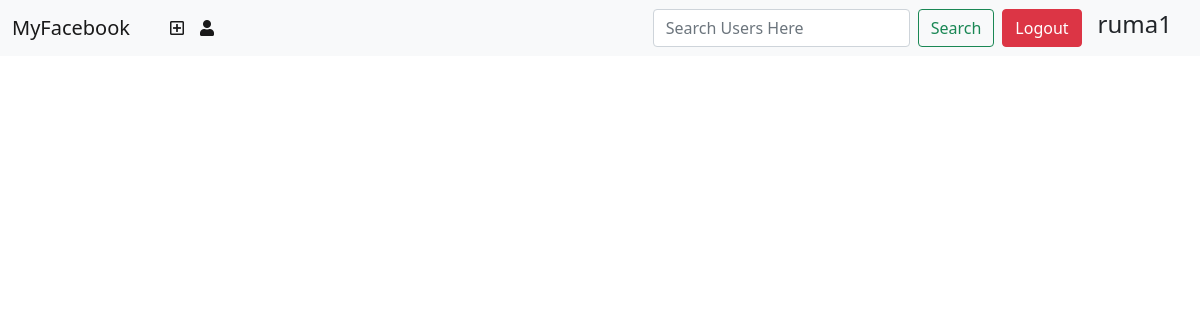
The page / (signed in) on the database as committed earlier.
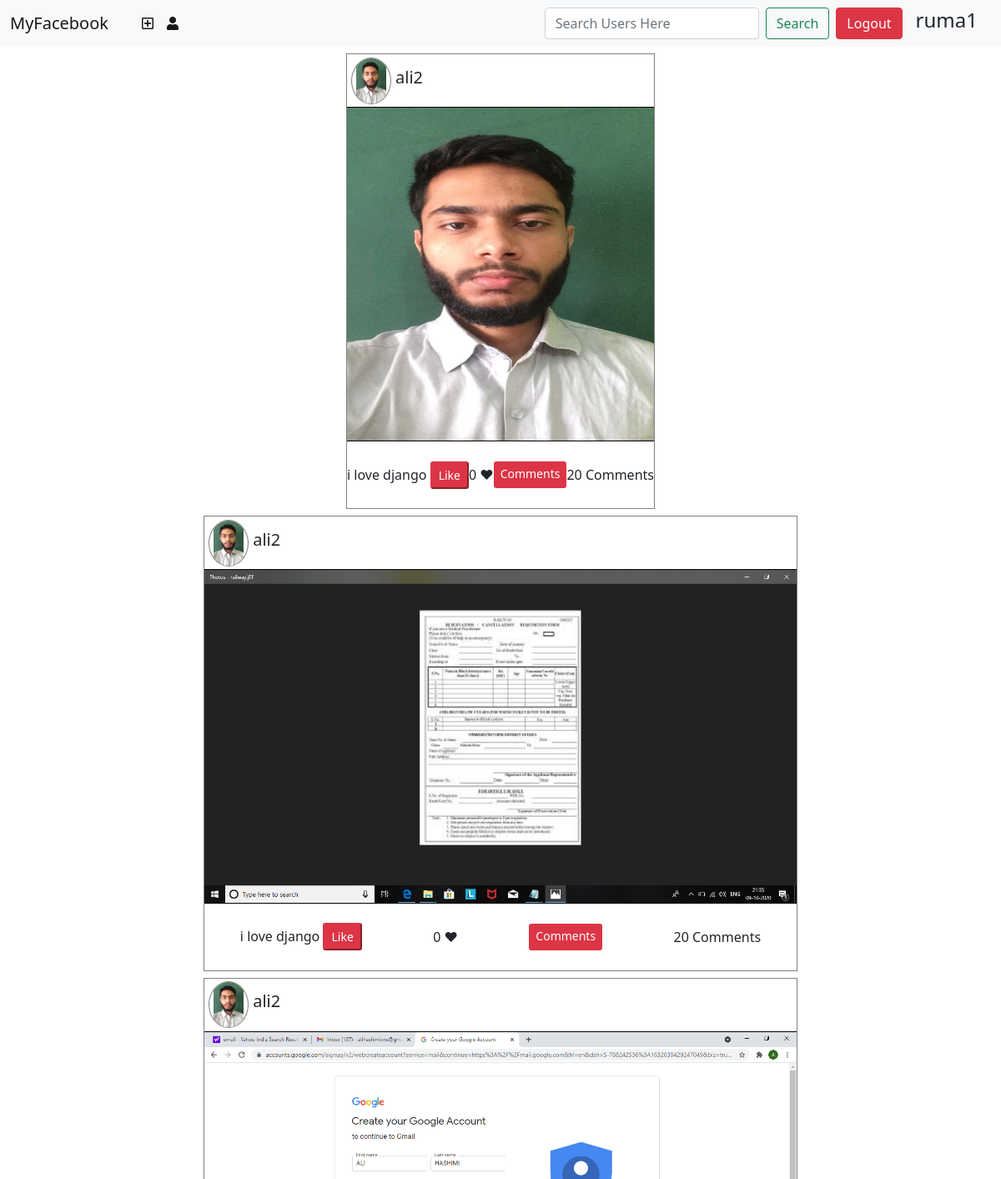
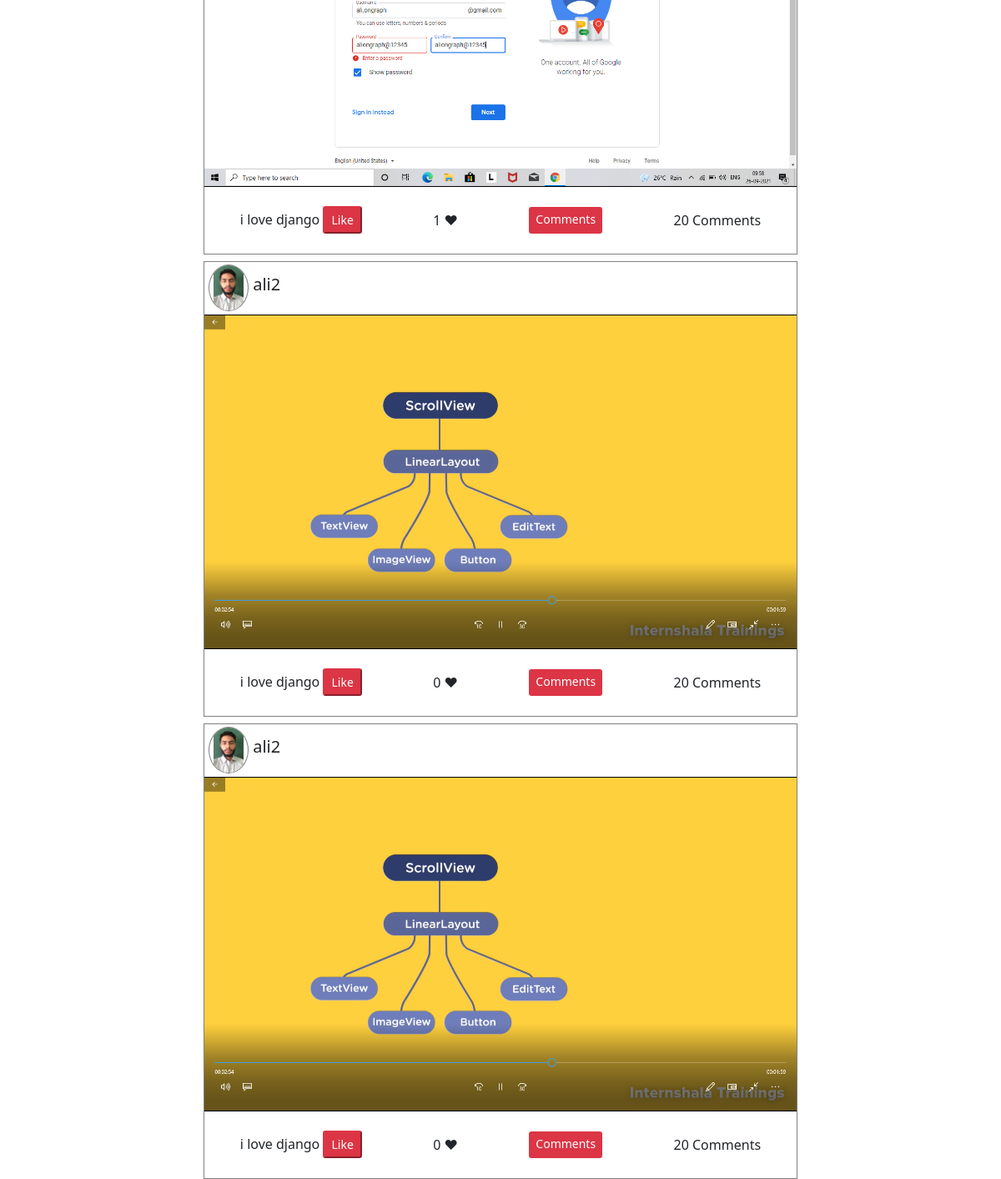
The same page on the database as committed later (2 pictures, top to bottom).
### myfaceapp/models.py (models this page shows)
class Post(models.Model):
    post = models.ImageField(upload_to="posts")
    profileuser = models.ForeignKey(profilemodel,related_name="profile",on_delete=models.CASCADE)
    likes = models.ManyToManyField(User,related_name="likes",blank=True,null=True)
    user = models.ForeignKey(User, on_delete=models.CASCADE)

class profilemodel(models.Model):
    image = models.ImageField(upload_to="ProfilePics")
    bio = models.CharField(max_length=200)
    followers = models.ManyToManyField(User,related_name='followers',blank=True,null=True)
    following  = models.ManyToManyField(User,blank=True,null=True)
    user = models.OneToOneField(User,on_delete=models.CASCADE,related_name="user")

### myfaceapp/views.py (the view)
# urls.py: path("",views.index,name="index"),
def index(request):
    if request.user.is_authenticated:
        post = Post.objects.filter(profileuser__followers=request.user)
        return render(request,"myfaceapp/index.html",{'post':post})
    else:
        return redirect("signup")

### myfaceapp/templates/myfaceapp/index.html (shortened to what this page needs)
<!DOCTYPE html>
{% load static %}
<html lang="en">
  <head>
    <link
      href="https://cdn.jsdelivr.net/npm/bootstrap@5.0.0-beta3/dist/css/bootstrap.min.css"
      rel="stylesheet"
    />
    <link
      rel="stylesheet"
      href="https://pro.fontawesome.com/releases/v5.10.0/css/all.css"
    />
    <link rel="stylesheet" href="{% static 'css/index.css' %}" />
  </head>
  <body>
    {% include 'myfaceapp/navbar.html' %}
    <div class="container">
      {% comment %} {% endcomment %} {% for posts in post %}
      <div class="post mt-2">
        <div class="user-post">
          <img src="{{posts.profileuser.image.url}}" alt="" srcset="" />
          <h5 class="user-title">{{posts.profileuser.user}}</h5>
        </div>
        <img
          src="{{posts.post.url}}"
          style="width: 100%; max-height: 50vh"
          id="post-img"
          alt=""
          srcset=""
        />
        <div class="ev">
          <form action ="{% url 'likepost' posts.id %}" method="POST" id="like">i love django
            <button class="btn-sm btn-danger">Like</button>
          </form>
          <span class="likes">{{posts.likes.count}} &#x02665;</span>
          <a href="" class="btn-sm btn-danger" style="height: 32px">
            Comments</a>
          <span>20 Comments</span>
        </div>
      </div>
      {% endfor %} {% comment %} {% endcomment %}
    </div>
  </body>
</html>

Rows that differ between the two databases and show on the page:
now on this page (row unchanged): Post: profileuser.image (picture), profileuser.user "ali2", post (picture), likes.count "0"
now on this page (row unchanged): Post: profileuser.image (picture), profileuser.user "ali2", post (picture), likes.count "0"
added Post: profileuser.image (picture), profileuser.user "ali2", post (picture), likes.count "1"
added Post: profileuser.image (picture), profileuser.user "ali2", post (picture), likes.count "0"
added Post: profileuser.image (picture), profileuser.user "ali2", post (picture), likes.count "0"
